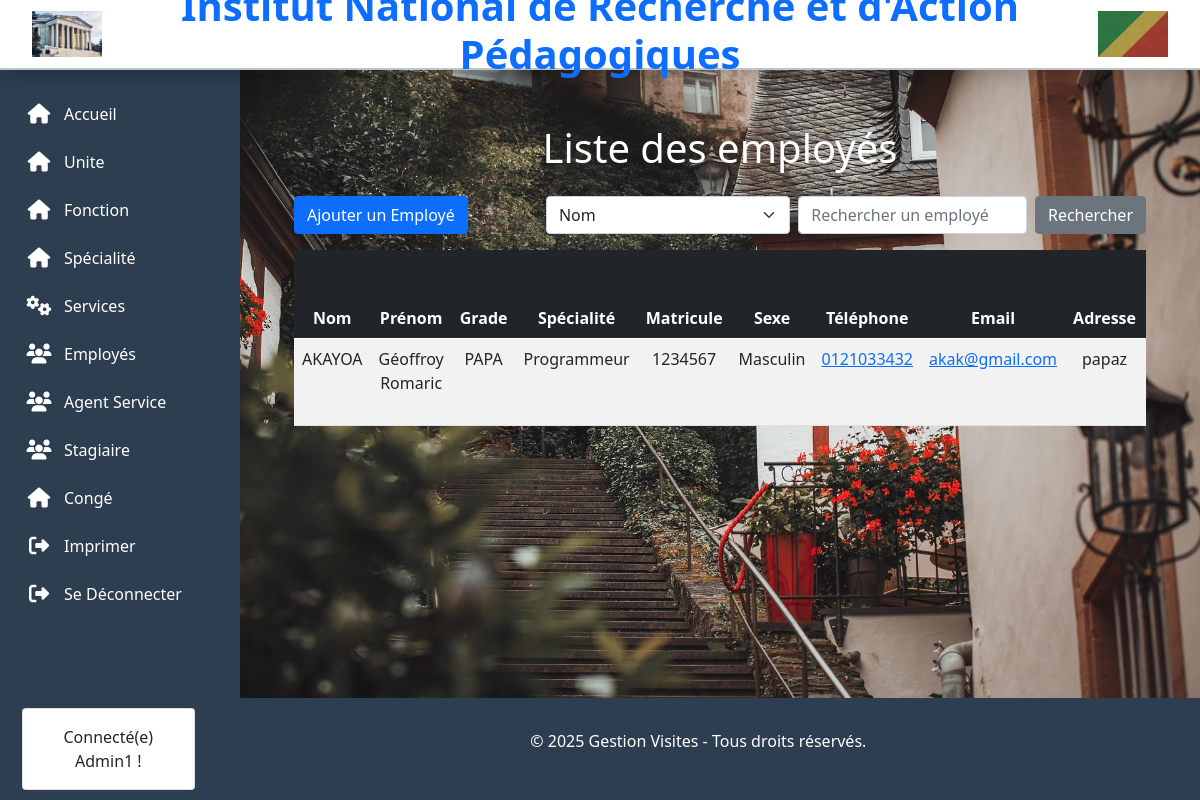
Page /Employee/Employee (signed in) on the earlier database version.
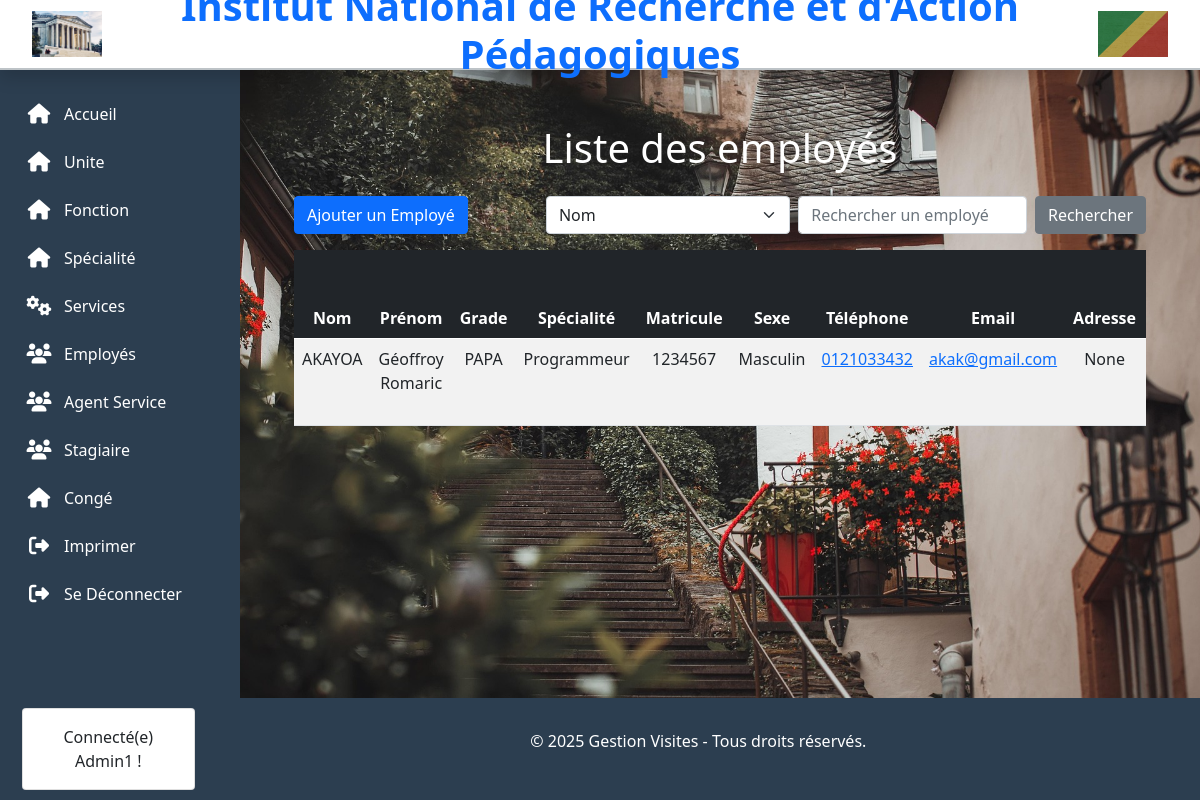
Same page on the later database version.
### Employee/models.py (models this page shows, shortened)
class Employee(models.Model):
    username = models.CharField(max_length=150, unique=True, null=True, blank=True)
    password = models.CharField(max_length=128, null=True, blank=True)
    STATUS_CHOICES = [
        ('active', 'Actif'),
        ('retired', 'Retraité'),
    ]
    first_name = models.CharField(
        max_length=50,
        help_text="Prénom de l'agent"
    )
    last_name = models.CharField(
        max_length=50,
        help_text="Nom de l'agent"
    )
    date_of_birth = models.DateField(help_text="Date de naissance")
    place_of_birth = models.CharField(
        max_length=55,
        blank=True,
        null=True,
        help_text="Lieu de naissance"
    )
    start_date = models.DateField(
        verbose_name="Prise de service",
        help_text="Date de prise de service à l'INRAP"
    )
    retirement_date = models.DateField(
        verbose_name="Départ à la retraite",
        help_text="Date de départ à la retraite",
        blank=True,
        null=True
    )
    grade = models.CharField(max_length=50, help_text="Grade")
    echelon = models.CharField(
        max_length=10,
        blank=True,
        null=True,
        help_text="Échelon"
    )
    matricule = models.CharField(max_length=7, help_text="Matricule solde")
    specialty = models.ForeignKey(Specialite, on_delete=models.CASCADE)
    observation = models.TextField(
        blank=True,
        null=True,
        help_text="Observations éventuelles"
    )
    status = models.CharField(
        max_length=20,
        choices=STATUS_CHOICES,
          blank=True,
        null=True,
        default='active',
        help_text="Statut de l'agent"
    )
    sexe = models.CharField(
        max_length=20,
        choices=[('Masculin', 'Masculin'), ('Féminin', 'Féminin')]
    )
    image = models.ImageField(
        default="1.png",
        upload_to='employe/',
        blank=True,
        null=True
    )
    adresse = models.CharField(max_length=60, blank=True, null=True,)
    num_tel = models.CharField(
        max_length=15,
        unique=True,
        error_messages={"unique": "Ce numéro est déjà utilisé."}
    )
    email = models.EmailField(
        unique=True,
        error_messages={"unique": "Cet email est déjà utilisé."}
    )
    class Meta:
        verbose_name = "Employé"
        verbose_name_plural = "Employés"
        ordering = ['last_name', 'first_name']

### specialite/models.py (models this page shows)
class  Specialite(models.Model):
    designation = models.CharField(max_length=30)
    def __str__(self):
        return f"{self.designation}"

### Employee/views.py (the view)
# urls.py: path('Employee', views.liste_employes ,name='list'),
def liste_employes(request):
    activation = Activation.objects.first()
    if not activation or not activation.is_valid():
        return redirect("Activation:activation_page")  # Redirige vers une page d'activation si expiré
    response = activation_view(request)
    if response.status_code == 302:  # Redirection si la clé est invalide
        return response
    username = get_username_from_session(request)
    if not username:
        return redirect('login')  # Redirige vers la page de connexion si pas de nom d'utilisateur dans la session
    employes = Employee.objects.all()
    return render(request, 'Employee/liste_employes.html', {
       'username':username,  'employes': employes})

### Activation/models.py (called while the page is built)
    def is_valid(self):
        return now() < self.expires_on

### Activation/views.py (called while the page is built)
def activation_view(request):
    return render(request, "Activation/activation.html")

### Employee/views.py (called while the page is built)
def get_username_from_session(request):
    username = request.session.get('username', None)
    if not username:
        return None  # Aucun nom d'utilisateur trouvé dans la session
    return username

### Activation/templates/Activation/activation.html (shortened to what this page needs)
{% extends 'template_base.html' %}

### Employee/templates/Employee/liste_employes.html (shortened to what this page needs)
{% extends 'template_base.html' %}
{% block contenue %}
<div class="container mt-4">
    <h1 class="text-center mb-4 text-white">Liste des employés</h1>
    <div class="d-flex justify-content-between align-items-center mb-3">
        <a href="{% url 'Employee:create' %}" class="btn btn-primary">Ajouter un Employé</a>
        <form action="{% url 'Employee:recherche' %}" method="get" class="d-flex">
            <select name="criteres" class="form-select me-2" aria-label="Critère de recherche">
                <option value="last_name">Nom</option>
            </select>
            <input type="text" name="query" class="form-control me-2" placeholder="Rechercher un employé" aria-label="Recherche">
            <button type="submit" class="btn btn-secondary">
                 Rechercher
            </button>
        </form>
    </div>
    <div class="table-responsive">
        <table class="table table-striped table-hover text-center">
            <thead class="table-dark">
                <tr>
                    <th>Nom</th>
                    <th>Prénom</th>
                    <th>Grade</th>
                    <th>Spécialité</th>
                    <th>Matricule</th>
                    <th>Sexe</th>
                    <th>Téléphone</th>
                    <th>Email</th>
                    <th>Adresse</th>
                </tr>
            </thead>
            <tbody class="bg-white">
                {% for employe in employes %}
                    <tr>
                        <td>{{ employe.last_name }}</td>
                        <td>{{ employe.first_name }}</td>
                        <td>{{ employe.grade }}</td>
                        <td>{{ employe.specialty }}</td>
                        <td>{{ employe.matricule }}</td>
                        <td>{{ employe.sexe }}</td>
                        <td>
                            <a href="tel:{{ employe.num_tel }}">{{ employe.num_tel }}</a>
                        </td>
                        <td>
                            <a href="mailto:{{ employe.email }}">{{ employe.email }}</a>
                        </td>
                        <td>{{ employe.adresse }}</td>
                    </tr>
                {% empty %}
                    <tr>
                        <td colspan="14" class="text-center text-muted">Aucun employé trouvé.</td>
                    </tr>
                {% endfor %}
            </tbody>
        </table>
    </div>
</div>
{% endblock %}

Differences in the rows shown:
changed Employee "AKAYOA": adresse "papaz" → "None"
